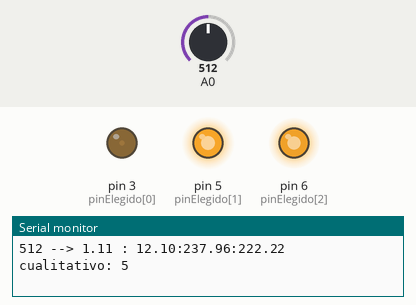
A sketch run on a simulated Arduino Uno, built with avr-gcc and run on an emulated ATmega328P. Parts: output pins drawn as LEDs (lit = HIGH), the last lines printed to the serial monitor. Inputs (shaded band) come from the test bench; at power-on: A0 = 512.

Above: at 1.2 s.
1.3 s: A0 set to 785
At 2.4 s:
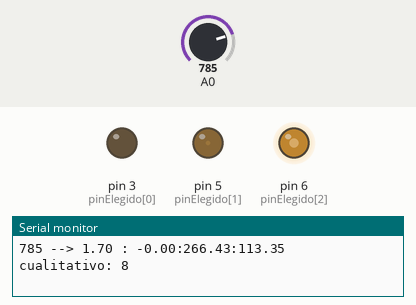
2.8 s: A0 set to 822
At 4.2 s:
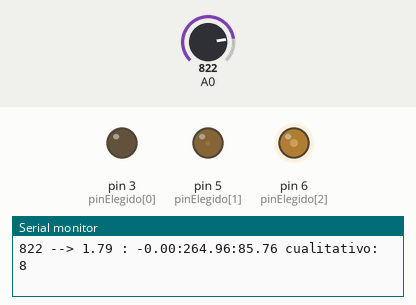
5.8 s: A0 set to 716
At 7.0 s:
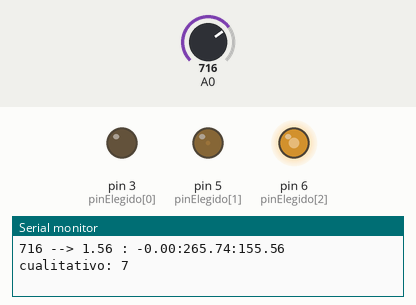
7.3 s: A0 set to 1023
At 7.7 s:
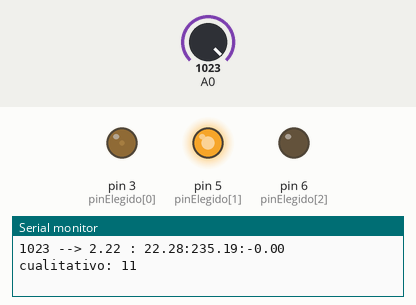
8.8 s: A0 set to 990
At 9.4 s:
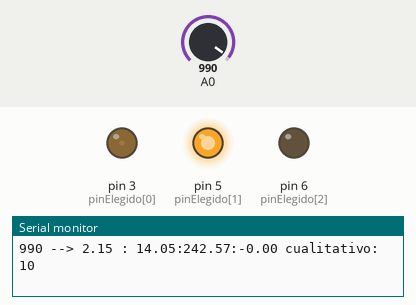
11.8 s: A0 set to 957
At 12.5 s:
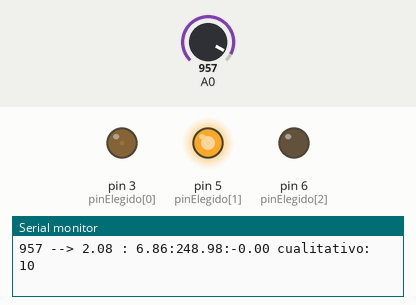
Timing chart, 0 to 14.8 s (numbered marks = the images above; inputs shaded):
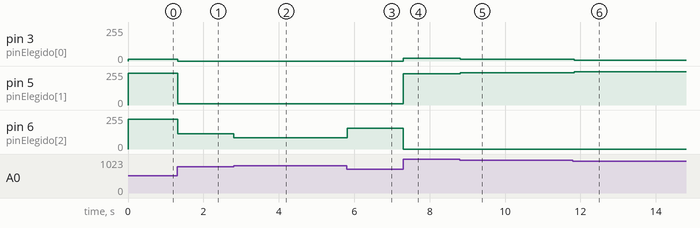

Measured:
- after the input at 1.3 s, pin 3 (pinElegido[0]): 12/255 → 0/255 at once; pin 5 (pinElegido[1]): 237/255 → 10/255 at once; pin 6 (pinElegido[2]): 222/255 → 113/255 at once
- after the input at 2.8 s, pin 5 (pinElegido[1]): 10/255 → 8/255 at once; pin 6 (pinElegido[2]): 113/255 → 85/255 at once
- after the input at 5.8 s, pin 5 (pinElegido[1]): 8/255 → 9/255 at once; pin 6 (pinElegido[2]): 85/255 → 155/255 at once
- after the input at 7.3 s, pin 3 (pinElegido[0]): 0/255 → 22/255 at once; pin 5 (pinElegido[1]): 9/255 → 235/255 at once; pin 6 (pinElegido[2]): 155/255 → 0/255 at once
- after the input at 8.8 s, pin 3 (pinElegido[0]): 22/255 → 14/255 at once; pin 5 (pinElegido[1]): 235/255 → 242/255 at once
- after the input at 11.8 s, pin 3 (pinElegido[0]): 14/255 → 6/255 at once; pin 5 (pinElegido[1]): 242/255 → 248/255 at once

The sketch:

proyecto_semaforo_acustico_05_funciones.ino
```cpp
// proyecto semáforo acústico
// Consiste en detectar el nivel de ruido y emitir una luz de colores
// actuando como un semáforo

long valor = 0; // valor de entrada del potenciómetro analógico
int pinElegido[]={3,5,6}; // valores de los pins
// int colores[3][3]={{255,0,0},{200,255,50},{0,255,0}}; // un color "amarillo" conseguido es este...
float colorIntermedio[]={25.0,225.0,225.0}; // colores que se alcanzan en el valor intermedio (1) RGB
int numPin = 2;

void setup() {
  pinMode(3,OUTPUT); // salidas analógicas
  pinMode(5,OUTPUT); // salidas analógicas
  pinMode(6,OUTPUT); // salidas analógicas
  Serial.begin(9600);

}

void loop() {
  valor = analogRead(A0);
  encender(valor); // devuelve un número entre 0 y 2 con la situación del valor
  delay(2);
}

void encender(long dato) {
  int valores = map(dato,0,920,0,900); // depuración del rango... El sensor no da más de 920 (ver cuando cambie de sensor)
  int cual = map(dato,0,920,0,10); // Elijo cual es el que me corresponde... Pero a lo mejor no hace falta
  float x = valores / 450.0; // paso a las x los valores, entre 0 y 2 (máximo se toma 900; comprobar con el máximo del micrófono).
  float red = (127.5-colorIntermedio[0])*x*x+(2*colorIntermedio[0]-382.5)*x+255.0; // esta función calcula los valores de rojo, pasando por los colores 255 en 0,colorIntermedio[0] en 1 y 0 en 2
  red=red*(red>=0.0); // corta los valores negativos y los pone a cero
  float green = (127.5-colorIntermedio[1])*x*x+(2*colorIntermedio[1]-127.5)*x+0.0; // esta función calcula los valores de verde, pasando por los colores 0 en 0,colorIntermedio[1] en 1 y 0 en 2
  green=green*(green>=0.0); // corta los valores negativos y los pone a cero
  float blue = -colorIntermedio[2]*x*x+2*colorIntermedio[2]*x; // esta función calcula los valores de azul, pasando por los colores 0 en 0,50 en 1 y 0 en 2
  blue=blue*(blue>=0.0); // corta los valores negativos y los pone a cero
  analogWrite(pinElegido[0],(int) red); // Escribo en el pin primero el valor de los rojos. Valor absoluto corta los valores negativos
  analogWrite(pinElegido[1],(int) green); // Escribo en el pin primero el valor de los rojos
  analogWrite(pinElegido[2],(int) blue); // Escribo en el pin primero el valor de los rojos
  /*
  for (int i=0;i<=2;i++) {
    analogWrite(pinElegido[i],colores[cual][i]); //en cada pin Red 3, Green 5, Blue 6 se escribe los valores de "cual" he escogido
  } */
  // Serial.println((String) cual +" : "+ (String) colores[cual][0] +":" +(String) colores[cual][1] +":"+ (String) colores[cual][2] ) ;
  Serial.println((String) dato +" --> "+ (String) x +" : "+ (String) red +":" +(String) green +":"+ (String) blue + " cualitativo: " + (String) cual ) ;
}
```
